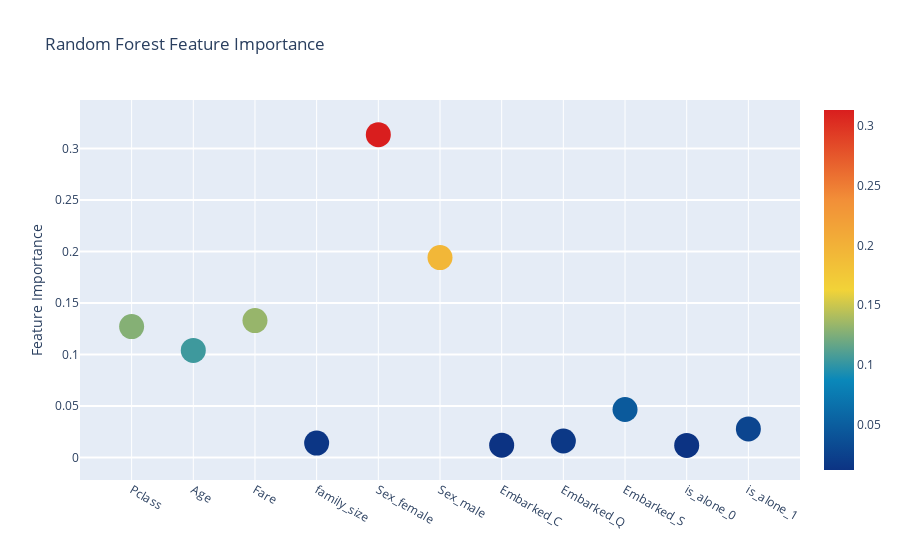

Write notebook code for a chart like this one.
### Code cell
#model.feature_importances_

trace = go.Scatter(y = feature_dataframe['Random Forest feature importances'].values,
                  x = feature_dataframe['features'].values,
                  mode = 'markers',
                  marker = dict(sizemode = 'diameter', sizeref = 1,size = 25,
                                color = feature_dataframe['Random Forest feature importances'].values,
                                colorscale='Portland',showscale=True),
                  text = feature_dataframe['features'].values)
layout = go.Layout(
    autosize= True,
    title= 'Random Forest Feature Importance',
    hovermode= 'closest',
    yaxis=dict(
        title= 'Feature Importance',
        ticklen= 5,
        gridwidth= 2
    ),
    showlegend= False
)
fig = go.Figure(data=[trace], layout=layout)
py.iplot(fig,filename='scatter2010')

### Figure 1 — Plotly figure (JSON) as saved in the notebook; plotly's stock layout.template omitted (floating-point values rounded to 4 significant figures)
{"data": [{"marker": {"color": [0.1271, 0.104, 0.133, 0.01411, 0.3134, 0.194, 0.01205, 0.01612, 0.04665, 0.01186, 0.02779], "colorscale": [[0, "rgb(12,51,131)"], [0.25, "rgb(10,136,186)"], [0.5, "rgb(242,211,56)"], [0.75, "rgb(242,143,56)"], [1, "rgb(217,30,30)"]], "showscale": true, "size": 25, "sizemode": "diameter", "sizeref": 1}, "mode": "markers", "text": ["Pclass", "Age", "Fare", "family_size", "Sex_female", "Sex_male", "Embarked_C", "Embarked_Q", "Embarked_S", "is_alone_0", "is_alone_1"], "type": "scatter", "x": ["Pclass", "Age", "Fare", "family_size", "Sex_female", "Sex_male", "Embarked_C", "Embarked_Q", "Embarked_S", "is_alone_0", "is_alone_1"], "y": [0.1271, 0.104, 0.133, 0.01411, 0.3134, 0.194, 0.01205, 0.01612, 0.04665, 0.01186, 0.02779]}], "layout": {"autosize": true, "hovermode": "closest", "showlegend": false, "title": {"text": "Random Forest Feature Importance"}, "yaxis": {"gridwidth": 2, "ticklen": 5, "title": {"text": "Feature Importance"}}}}
